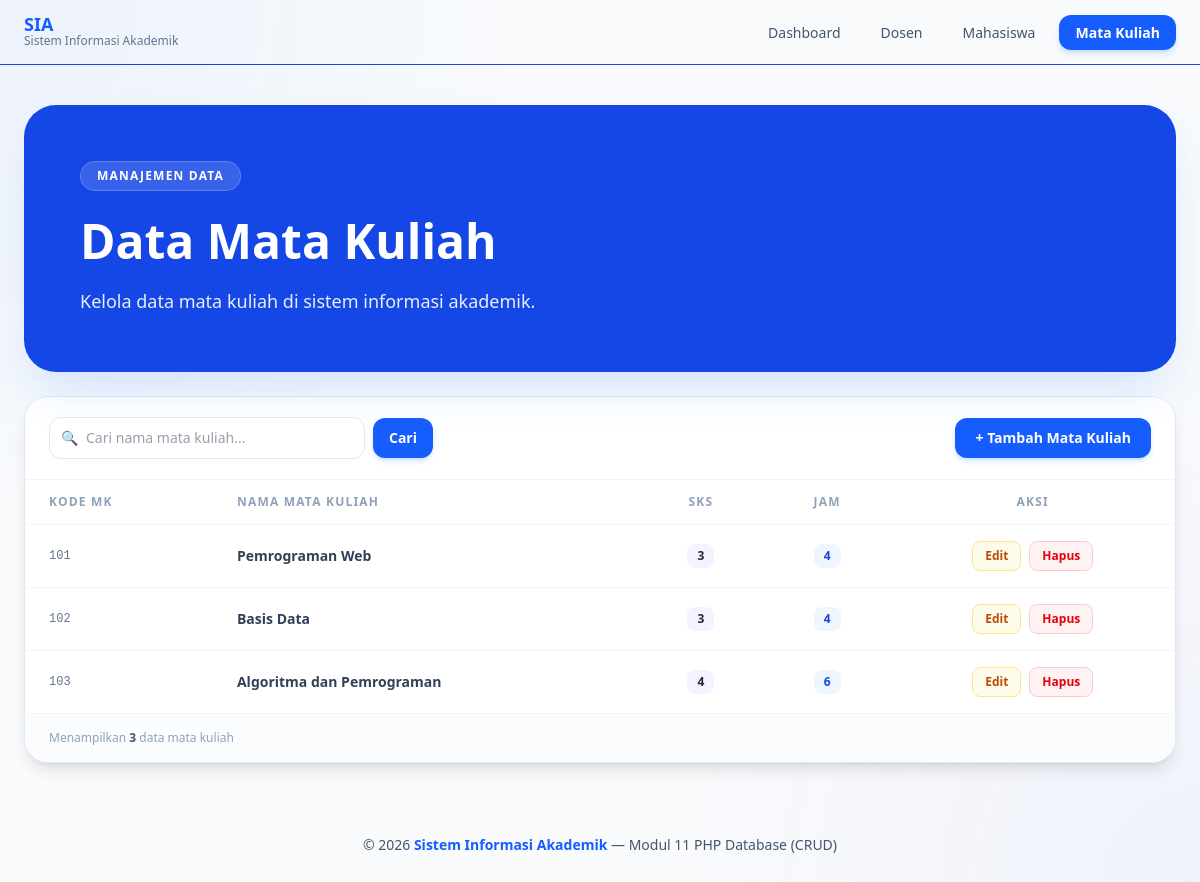
Screenshot of /view/matkul.php with the database file from the repository.
### tables this page shows
CREATE TABLE IF NOT EXISTS tbl_matakuliah (
    kodeMK INT PRIMARY KEY,
    namaMK VARCHAR(70),
    sks INT,
    jam INT
);

### view/matkul.php (the view, shortened to what this page needs)
<?php
include '../koneksi.php';
$search      = "";
$whereClause = "";
?>
<!DOCTYPE html>
<html lang="id">
<head>
    <link rel="stylesheet" href="../src/output.css">
</head>
<body class="bg-slate-50 min-h-screen font-sans text-slate-800 overflow-x-hidden">
    <nav class="glass sticky top-0 z-50 border-b border-blue-700 animate-slide-down">
        <div class="max-w-7xl mx-auto px-6 h-16 flex items-center justify-between">
            <a href="../index.php" class="flex items-center gap-3 no-underline">
                <div>
                    <h1 class="font-extrabold text-blue-600 text-lg leading-none">SIA</h1>
                    <p class="text-xs text-slate-500">Sistem Informasi Akademik</p>
                </div>
            </a>
            <ul class="hidden md:flex items-center gap-2">
                <li>
                    <a href="../index.php"
                       class="px-4 py-2 rounded-xl text-sm font-medium text-slate-600
                              hover:bg-blue-50 hover:text-blue-600 transition-all duration-300">
                        Dashboard
                    </a>
                </li>
                <li>
                    <a href="dosen.php"
                       class="px-4 py-2 rounded-xl text-sm font-medium text-slate-600
                              hover:bg-blue-50 hover:text-blue-600 transition-all duration-300">
                        Dosen
                    </a>
                </li>
                <li>
                    <a href="mhs.php"
                       class="px-4 py-2 rounded-xl text-sm font-medium text-slate-600
                              hover:bg-blue-50 hover:text-blue-600 transition-all duration-300">
                        Mahasiswa
                    </a>
                </li>
                <li>
                    <a href="matkul.php"
                       class="bg-blue-600 text-white px-4 py-2 rounded-xl text-sm font-semibold
                              hover:bg-blue-700 transition-all duration-300 shadow-md shadow-blue-500/20">
                        Mata Kuliah
                    </a>
                </li>
            </ul>
        </div>
    </nav>
    <main class="relative z-10 max-w-7xl mx-auto px-6 py-10">
        <section class="hero-gradient rounded-[32px] p-10 md:p-14 text-white bg-blue-700 shadow-2xl
                        shadow-blue-500/20 overflow-hidden relative animate-fade-up anim-d1">
            <div class="relative z-10">
                <span class="inline-flex items-center gap-2 bg-white/15 border border-white/20
                            text-white rounded-full px-4 py-1.5 text-xs font-bold tracking-widest uppercase mb-5">
                    Manajemen Data
                </span>
                <h1 class="text-4xl md:text-5xl font-extrabold leading-tight mb-4">
                    Data Mata Kuliah
                </h1>
                <p class="text-white/90 text-lg max-w-2xl leading-relaxed">
                    Kelola data mata kuliah di sistem informasi akademik.
                </p>
            </div>
        </section>
        <div class="mt-6 bg-white/95 border border-slate-200 rounded-3xl shadow-lg overflow-hidden
                    animate-fade-up anim-d3">
            <div class="px-6 py-5 border-b border-slate-100 flex flex-col sm:flex-row
                        sm:items-center gap-4 justify-between">
                <form method="GET" action="matkul.php"
                      class="flex items-center gap-2 w-full sm:max-w-sm">
                    <div class="relative flex-1">
                        <span class="absolute left-3 top-1/2 -translate-y-1/2 text-slate-400 text-sm">🔍</span>
                        <input type="text" name="search"
                               placeholder="Cari nama mata kuliah..."
                               value="<?php echo htmlspecialchars($search); ?>"
                               class="w-full pl-9 pr-4 py-2.5 rounded-xl border border-slate-200 text-sm
                                      text-slate-700 bg-white outline-none transition-all duration-200
                                      focus:border-blue-400 focus:ring-2 focus:ring-blue-100
                                      hover:border-slate-300">
                    </div>
                    <button type="submit"
                            class="px-4 py-2.5 rounded-xl bg-blue-600 text-white text-sm font-semibold
                                   hover:bg-blue-700 transition-colors duration-200 shadow-md shadow-blue-500/20
                                   whitespace-nowrap">
                        Cari
                    </button>
                </form>
                <a href="../input/matkul.php"
                   class="flex items-center gap-2 bg-blue-600 text-white px-5 py-2.5 rounded-xl
                          text-sm font-semibold hover:bg-blue-700 hover:-translate-y-0.5
                          transition-all duration-200 shadow-md shadow-blue-500/20 whitespace-nowrap">
                    + Tambah Mata Kuliah
                </a>
            </div>
            <div class="overflow-x-auto">
                <table class="w-full text-sm">
                    <thead>
                        <tr class="border-b border-slate-100">
                            <th class="text-left px-6 py-3.5 text-xs font-bold uppercase tracking-widest text-slate-400">
                                Kode MK
                            </th>
                            <th class="text-left px-6 py-3.5 text-xs font-bold uppercase tracking-widest text-slate-400">
                                Nama Mata Kuliah
                            </th>
                            <th class="text-center px-6 py-3.5 text-xs font-bold uppercase tracking-widest text-slate-400">
                                SKS
                            </th>
                            <th class="text-center px-6 py-3.5 text-xs font-bold uppercase tracking-widest text-slate-400">
                                Jam
                            </th>
                            <th class="text-center px-6 py-3.5 text-xs font-bold uppercase tracking-widest text-slate-400">
                                Aksi
                            </th>
                        </tr>
                    </thead>
                    <tbody>
                        <?php
                        $query  = "SELECT * FROM tbl_matakuliah" . $whereClause . " ORDER BY kodeMK ASC";
                        $result = mysqli_query($link, $query);
                        if (mysqli_num_rows($result) > 0):
                            while ($data = mysqli_fetch_assoc($result)):
                        ?>
                        <tr class="data-row border-b border-slate-100 last:border-0">
                            <td class="px-6 py-4 font-mono text-xs text-slate-500">
                                <?php echo htmlspecialchars($data['kodeMK']); ?>
                            </td>
                            <td class="px-6 py-4 font-semibold text-slate-700">
                                <?php echo htmlspecialchars($data['namaMK']); ?>
                            </td>
                            <td class="px-6 py-4 text-center">
                                <span class="inline-flex items-center justify-center px-2.5 py-1 rounded-lg
                                             bg-violet-50 text-violet-700 text-xs font-semibold min-w-[2rem]">
                                    <?php echo htmlspecialchars($data['sks']); ?>
                                </span>
                            </td>
                            <td class="px-6 py-4 text-center">
                                <span class="inline-flex items-center justify-center px-2.5 py-1 rounded-lg
                                             bg-blue-50 text-blue-700 text-xs font-semibold min-w-[2rem]">
                                    <?php echo htmlspecialchars($data['jam']); ?>
                                </span>
                            </td>
                            <td class="px-6 py-4">
                                <div class="flex items-center justify-center gap-2">
                                    <a href="../update/matkul.php?kodeMK=<?php echo urlencode($data['kodeMK']); ?>"
                                       class="flex items-center gap-1.5 px-3 py-1.5 rounded-lg text-xs font-semibold
                                              bg-amber-50 text-amber-700 border border-amber-200
                                              hover:bg-amber-100 transition-colors duration-200">
                                        Edit
                                    </a>
                                    <a href="../delete/matkul.php?kodeMK=<?php echo urlencode($data['kodeMK']); ?>"
                                       onclick="return confirm('Anda yakin akan menghapus mata kuliah ini?')"
                                       class="flex items-center gap-1.5 px-3 py-1.5 rounded-lg text-xs font-semibold
                                              bg-red-50 text-red-600 border border-red-200
                                              hover:bg-red-100 transition-colors duration-200">
                                        Hapus
                                    </a>
                                </div>
                            </td>
                        </tr>
                        <?php
                            endwhile;
                        endif; ?>
                    </tbody>
                </table>
            </div>
            <div class="px-6 py-4 border-t border-slate-100 bg-slate-50/60">
                <p class="text-xs text-slate-400">
                    <?php
                    $total = mysqli_num_rows($result) ?: 0;
                    echo "Menampilkan <span class='font-semibold text-slate-600'>$total</span> data mata kuliah";
                    ?>
                </p>
            </div>
        </div>
    </main>
    <footer class="relative z-10 text-center py-8 text-sm text-slate-600">
        &copy; <?php echo date('Y'); ?>
        <span class="font-semibold text-blue-600">Sistem Informasi Akademik</span>
        — Modul 11 PHP Database (CRUD)
    </footer>
</body>
</html>

### view/matkul.php (style rules this page uses)
.animate-slide-down { animation: slideDown .45s ease both; }
.animate-fade-up { animation: fadeUp .55s ease both; }
.anim-d1 { animation-delay: .10s; }
.anim-d3 { animation-delay: .28s; }
.glass { background: rgba(255,255,255,.92); backdrop-filter: blur(18px); -webkit-backdrop-filter: blur(18px); }
.hero-gradient { background: linear-gradient(135deg, #1d4ed8 0%, #2563eb 50%, #4f46e5 100%); }
.data-row:nth-child(even) { background: rgba(248,250,252,1); }
.data-row { transition: background .15s ease; }

### rows the page displays
tbl_matakuliah: kodeMK "101", namaMK "Pemrograman Web", sks "3", jam "4"
tbl_matakuliah: kodeMK "102", namaMK "Basis Data", sks "3", jam "4"
tbl_matakuliah: kodeMK "103", namaMK "Algoritma dan Pemrograman", sks "4", jam "6"

### other values shown
$total "3"
